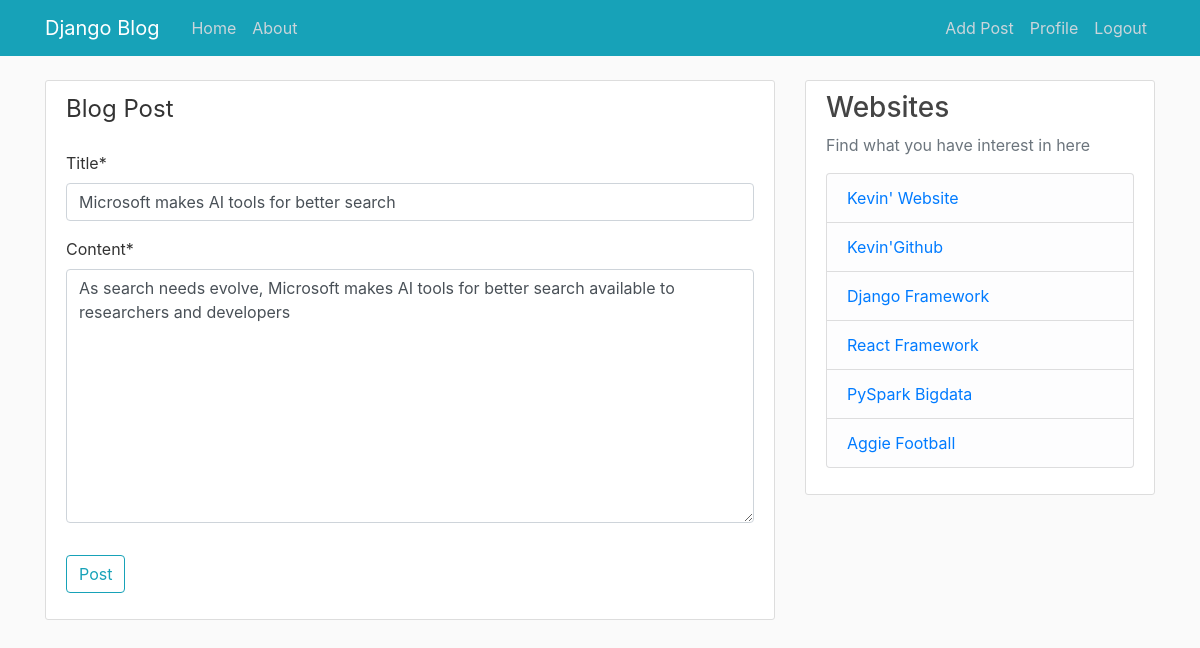
The app's page /post/11/update (signed in) with its own data.
### app_blog/models.py (models this page shows, shortened)
class Post(models.Model):
    title=models.CharField(max_length=100)
    content=models.TextField() # without length limit
    date_posted=models.DateTimeField(default=timezone.now)
    author=models.ForeignKey(User,on_delete=models.CASCADE)

### app_blog/views.py (the view, shortened to what this page needs)
# urls.py: path('post/<int:pk>/update',PostUpdateView.as_view(),name='post_update'),
class PostUpdateView(LoginRequiredMixin,UserPassesTestMixin,UpdateView): # how to require log in for class view
    model=Post
    fields=['title','content']
    template_name='app_blog/blog_create.html'
    context_object_name='form'
    def test_func(self):
        post=self.get_object()
        if self.request.user==post.author:
            return True
        return False

### app_blog/templates/app_blog/blog_create.html (shortened to what this page needs)
{% extends "app_blog/base.html"%} {% load crispy_forms_tags%}
{% block content %}
<div class="content-section">
  <form method="POST">
    <fieldset class="form-group">
      <legend class="board-bottom mb-4">Blog Post</legend>
      {{ form | crispy }}
    </fieldset>
    <div class="form-group">
      <button class="btn btn-outline-info" type="submit">Post</button>
    </div>
  </form>
</div>
{% endblock content%}

### app_blog/static/app_blog/main.css (style rules this page uses)
body { background: #fafafa; color: #333333; margin-top: 5rem; }
.content-section { background: #ffffff; padding: 10px 20px; border: 1px solid #dddddd; border-radius: 3px; margin-bottom: 20px; }

### records on screen
Post: title "Microsoft makes AI tools for better search", content "As search needs evolve, Microsoft makes AI tools for better search available to researchers and developers"
